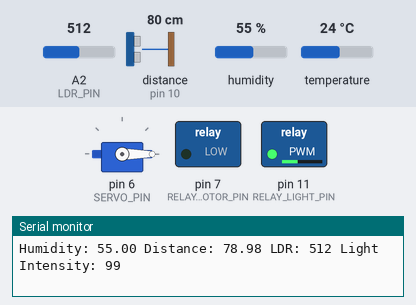
Recording of a sketch running on a simulated Arduino Uno, built with avr-gcc and run on an emulated ATmega328P. On the bench: servo, switched loads named in the sketch (green lamp = pin HIGH), the last lines printed to the serial monitor. Wiring (inferred from the names in the program): ultrasonic range finder: trigger pin 9; echo pin 10. Inputs (shaded band) come from the test bench; at power-on: distance to the obstacle (sensor on pin 10) 80 cm, A2 (LDR_PIN) = 512, humidity 55 %, temperature 24 °C. The echo pulse lasts 58.3 µs per cm; pins used as bus, display or sensor lines are not drawn.

Above: at 1.3 s.
1.4 s: distance to the obstacle (sensor on pin 10) set to 73 cm
2.9 s: distance to the obstacle (sensor on pin 10) set to 67 cm
At 4.1 s:
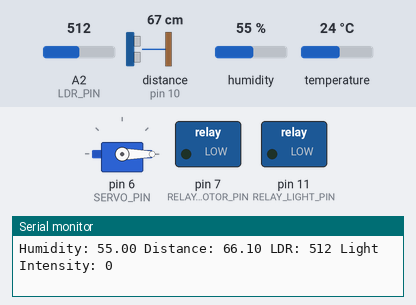
4.4 s: A2 (LDR_PIN) set to 416
5.9 s: A2 (LDR_PIN) set to 388
At 6.5 s:
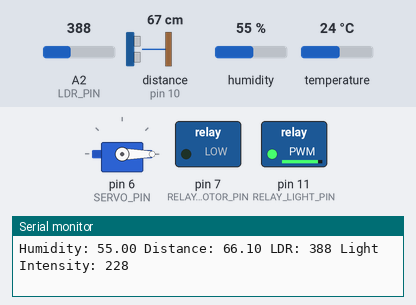
7.5 s: distance to the obstacle (sensor on pin 10) set to 34 cm
9.0 s: distance to the obstacle (sensor on pin 10) set to 26 cm
At 10.5 s:
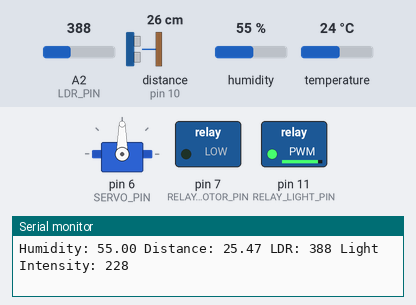
Timing chart, 0 to 12.0 s (numbered marks = the images above; inputs shaded):
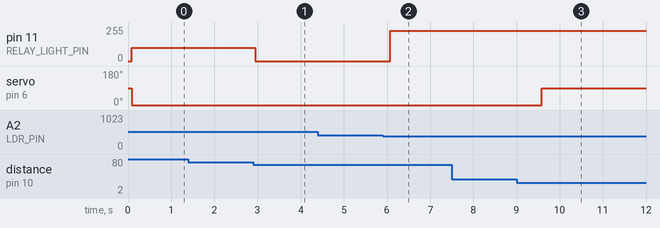

Measured:
- the behaviour switches between 71 and 70 cm on distance to the obstacle (sensor on pin 10) (found by bisection; images 0 and 1)
- the behaviour switches between 400 and 399 on A2 (LDR_PIN) (found by bisection; images 1 and 2)
- the behaviour switches between 31 and 30 cm on distance to the obstacle (sensor on pin 10) (found by bisection; images 2 and 3)
- after the input at 2.9 s, pin 11 (RELAY_LIGHT_PIN): 99/255 → 0/255 after 0.05 s
- after the input at 5.9 s, pin 11 (RELAY_LIGHT_PIN): 0/255 → 228/255 after 0.18 s
- after the input at 9.0 s, servo on pin 6 (SERVO_PIN): 0° → 90° after 0.58 s

The sketch:

_IoT_Fuzzy_Monitoring_and_Control_Smart_Poultry_Chicken_Farm.ino
```cpp
#include <DHT.h>
#include <Fuzzy.h>
#include <FuzzyComposition.h>
#include <FuzzyInput.h>
#include <FuzzyIO.h>
#include <FuzzyOutput.h>
#include <FuzzyRule.h>
#include <FuzzyRuleAntecedent.h>
#include <FuzzyRuleConsequent.h>
#include <FuzzySet.h>
#include <Servo.h>

#define DHTPIN 2
#define DHTTYPE DHT22
#define TRIGGER_PIN 9
#define ECHO_PIN 10
#define LDR_PIN A2
#define SERVO_PIN 6
#define RELAY_LIGHT_PIN 11
#define RELAY_MOTOR_PIN 7

DHT dht(DHTPIN, DHTTYPE);
Servo servo;
Fuzzy *fuzzy = new Fuzzy();

void setup() {
  Serial.begin(9600);

  // Initialize sensors and actuators
  dht.begin();
  pinMode(TRIGGER_PIN, OUTPUT);
  pinMode(ECHO_PIN, INPUT);
  pinMode(LDR_PIN, INPUT);
  pinMode(RELAY_LIGHT_PIN, OUTPUT);
  pinMode(RELAY_MOTOR_PIN, OUTPUT);
  servo.attach(SERVO_PIN);

  // Fuzzy Logic Configuration
  // Fuzzy sets for humidity
  FuzzySet *lowHumidity = new FuzzySet(0, 0, 20, 40);
  FuzzySet *mediumHumidity = new FuzzySet(30, 50, 50, 70);
  FuzzySet *highHumidity = new FuzzySet(60, 80, 100, 100);

  // Fuzzy sets for distance
  FuzzySet *shortDistance = new FuzzySet(0, 0, 10, 30);
  FuzzySet *mediumDistance = new FuzzySet(20, 50, 50, 80);
  FuzzySet *longDistance = new FuzzySet(70, 100, 200, 200);

  // Fuzzy sets for LDR
  FuzzySet *dark = new FuzzySet(0, 0, 200, 400);
  FuzzySet *dim = new FuzzySet(300, 500, 500, 700);
  FuzzySet *bright = new FuzzySet(600, 800, 1023, 1023);

  // Fuzzy sets for outputs
  FuzzySet *lightOff = new FuzzySet(0, 0, 0, 0);
  FuzzySet *lightLow = new FuzzySet(50, 100, 100, 150);
  FuzzySet *lightHigh = new FuzzySet(200, 255, 255, 255);

  // Inputs and outputs
  FuzzyInput *humidity = new FuzzyInput(1);
  humidity->addFuzzySet(lowHumidity);
  humidity->addFuzzySet(mediumHumidity);
  humidity->addFuzzySet(highHumidity);
  fuzzy->addFuzzyInput(humidity);

  FuzzyInput *distance = new FuzzyInput(2);
  distance->addFuzzySet(shortDistance);
  distance->addFuzzySet(mediumDistance);
  distance->addFuzzySet(longDistance);
  fuzzy->addFuzzyInput(distance);

  FuzzyInput *ldr = new FuzzyInput(3);
  ldr->addFuzzySet(dark);
  ldr->addFuzzySet(dim);
  ldr->addFuzzySet(bright);
  fuzzy->addFuzzyInput(ldr);

  FuzzyOutput *lightControl = new FuzzyOutput(1);
  lightControl->addFuzzySet(lightOff);
  lightControl->addFuzzySet(lightLow);
  lightControl->addFuzzySet(lightHigh);
  fuzzy->addFuzzyOutput(lightControl);

  // Fuzzy rules
  FuzzyRuleAntecedent *ifHumidityHighAndDistanceShort = new FuzzyRuleAntecedent();
  ifHumidityHighAndDistanceShort->joinWithAND(highHumidity, shortDistance);
  FuzzyRuleConsequent *thenLightHigh = new FuzzyRuleConsequent();
  thenLightHigh->addOutput(lightHigh);
  FuzzyRule *rule1 = new FuzzyRule(1, ifHumidityHighAndDistanceShort, thenLightHigh);
  fuzzy->addFuzzyRule(rule1);

  FuzzyRuleAntecedent *ifLdrDark = new FuzzyRuleAntecedent();
  ifLdrDark->joinSingle(dark);
  FuzzyRuleConsequent *thenLightOn = new FuzzyRuleConsequent();
  thenLightOn->addOutput(lightHigh);
  FuzzyRule *rule2 = new FuzzyRule(2, ifLdrDark, thenLightOn);
  fuzzy->addFuzzyRule(rule2);

  FuzzyRuleAntecedent *ifDistanceLong = new FuzzyRuleAntecedent();
  ifDistanceLong->joinSingle(longDistance);
  FuzzyRuleConsequent *thenLightLow = new FuzzyRuleConsequent();
  thenLightLow->addOutput(lightLow);
  FuzzyRule *rule3 = new FuzzyRule(3, ifDistanceLong, thenLightLow);
  fuzzy->addFuzzyRule(rule3);
}

float getDistance() {
  digitalWrite(TRIGGER_PIN, LOW);
  delayMicroseconds(2);
  digitalWrite(TRIGGER_PIN, HIGH);
  delayMicroseconds(10);
  digitalWrite(TRIGGER_PIN, LOW);
  long duration = pulseIn(ECHO_PIN, HIGH);
  return (duration * 0.034 / 2);
}

void loop() {
  // Sensor readings
  float humidity = dht.readHumidity();
  float distance = getDistance();
  int ldrValue = analogRead(LDR_PIN);

  if (isnan(humidity) || isnan(distance)) {
    Serial.println("Failed to read sensors");
    return;
  }

  // Apply fuzzy logic
  fuzzy->setInput(1, humidity);
  fuzzy->setInput(2, distance);
  fuzzy->setInput(3, ldrValue);
  fuzzy->fuzzify();

  int lightIntensity = fuzzy->defuzzify(1);

  // Control actuators
  analogWrite(RELAY_LIGHT_PIN, lightIntensity);

  if (ldrValue < 300) {
    digitalWrite(RELAY_MOTOR_PIN, HIGH); // Close curtain
  } else {
    digitalWrite(RELAY_MOTOR_PIN, LOW); // Open curtain
  }

  if (distance < 30) {
    servo.write(90); // Open valve
  } else {
    servo.write(0);  // Close valve
  }

  // Debugging
  Serial.print("Humidity: ");
  Serial.print(humidity);
  Serial.print(" Distance: ");
  Serial.print(distance);
  Serial.print(" LDR: ");
  Serial.print(ldrValue);
  Serial.print(" Light Intensity: ");
  Serial.println(lightIntensity);

  delay(500);
}
```
